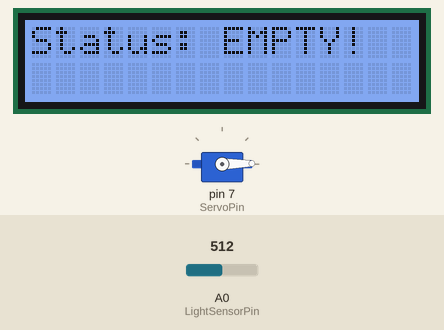
Recording of a sketch running on a simulated Arduino Uno, built with avr-gcc and run on an emulated ATmega328P. Shown: servo, 16×2 character LCD. Inputs (shaded band) come from the test bench; at power-on: A0 (LightSensorPin) = 512. What the sketch prints to the serial monitor is not drawn.

Above: at 9.3 s.
9.4 s: A0 (LightSensorPin) set to 316
At 22.82 s:
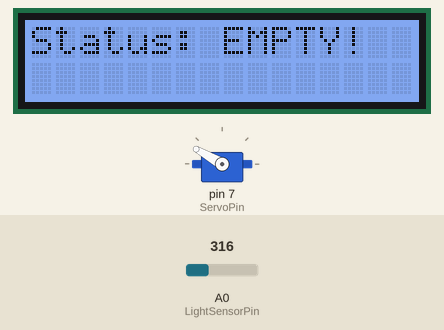
23.3 s: A0 (LightSensorPin) set to 292
31.4 s: A0 (LightSensorPin) set to 306
At 44.57 s:
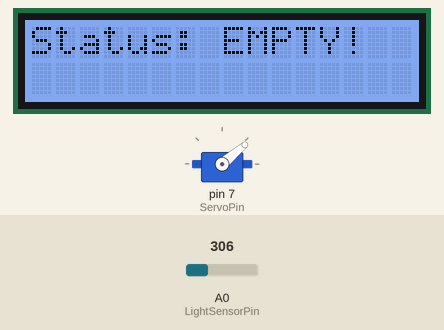
Timing chart, 0 to 46.1 s (numbered marks = the images above; inputs shaded):
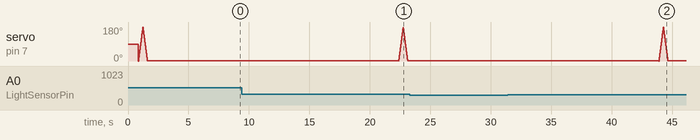

Measured:
- after the input at 23.3 s, every drawn part: stays the same

The sketch:

Fino.ino
```cpp
/* Created by: Loti Ibrahimi
 * Date: 04/05/2017
 *
 *                          |Project Fino Code|
 *  ------------------------------------------------------------------------------
 *  This code enables the servo to rotate the food container and disperse food
 *  @ designated times.
 *
 *  By default the Light Sensor indicates the food container is 'EMPTY'.
 *  As the loop continues and if food is added, upon re-entering the loop,
 *  it will pick up the new value of 'FULL' and remain that way until it
 *  becomes empty again, and the loop re-enters, changing back to 'EMPTY'.
 *
 *  How does this work?..
 *  When Light Sensor is covered by Food, Analog reading will be as close to 0 as possible,
 *   i.e Dark, i.e 'FULL'.
 *  When Light Sensor is left open (not enough food to cover),
 *  Analog value will read over 500(average), i.e Light, i.e 'EMPTY'.
 *
 *  -------------------------------------------------------------------------------
 *  After running the Programme, open Tools > Serial Monitor.
 *  This Displays the range of values after each loop, either
 *  increasing (as it gets bright) or decreasing (as it gets dark).
 *  -------------------------------------------------------------------------------
 *
 *  Throughout this procedure, the container is continuously rotated by the Servo,
 *  at time intervals set by the user. Guide to setting intervals below.
 *
 *                 | Setting the time intervals for your Feeder |
 * --------------------------------------------------------------------------------
 *  [Values for time are recorded in Milliseconds, without any comas in the figure]
 *  -------------------------------------------------------------------------------
 *  If you wish to set it every few seconds: [E.g 20 seconds]:
 *  | milliseconds = seconds x 1,000 |  i.e  20 x 1,000 = 20,000.
 *
 *  If you wish to set it every few minutes: [E.g 10 minutes]:
 *  | milliseconds = minutes x 60,000 |   i.e  10 x 60,000 = 60,000.
 *
 *  If you wish to set it every few hours: [E.g 1 hour]:
 *  | milliseconds = hours x 3,600,000 |  i.e 1 x 3,600,000 = 3,600,000.
 */

#include <Servo.h>
#include <rgb_lcd.h>

Servo myservo;  // create servo object to control a servo
rgb_lcd lcd;

int pos = 0;    // variable to store the servo position
int analogValue = 0;

const int ServoPin = 7;
int LightSensorPin = A0;  //declare integer for LightSensor Pin
int val = 0;      // integer to store value for LightSensor Pin

const int colorR = 94;
const int colorG = 143;
const int colorB = 242;

void setup() {
  myservo.attach(7);  // Attaches the servo pin D7 to the servo object
  pinMode(ServoPin, OUTPUT);

  pinMode(LightSensorPin, INPUT);  //Pin Mode for LightSensor Read.
  Serial.begin(9600);     // Begin serial communication @ 9600 baud (For Serial Moniter).

  lcd.begin(0,2);  // Set up the LCD's number of columns and rows:
  lcd.setRGB(colorR, colorG, colorB);
  lcd.print("Status: EMPTY!");  // Print a message to the LCD.
}

void loop() {
      val = analogRead(LightSensorPin); // Read analog value of LightSensor Pin, 0 to 1023
      Serial.println(val);  // Serial prints the Value
      // Limits  val between ..  to ..
      delay(200);

    analogValue = analogRead(LightSensorPin);
     if(analogValue < 300)      // If analog reading on Sensor is below this value.
    {
        lcd.begin(0,2);
        lcd.setRGB(colorR, colorG, colorB);
        lcd.print("Status: FULL!");
        delay(500);
    }
    else{
        lcd.begin(0,2);
        lcd.setRGB(colorR, colorG, colorB);
        lcd.print("Status: EMPTY!");
        delay(500);
    }
    for(pos = 0; pos < 180; pos ++) {  // Servo Rotates from 0 to 180
          myservo.write(pos);
          delay(2);                   //short delay for 2 milliseconds.
    }
    for(pos = 180; pos > 0; pos --) {   // Servo Rotates from 180 to 0
          myservo.write(pos);
          delay(2);                  //short delay for 2 milliseconds.
    }
    delay(20000);                  //delay of 20 seconds  [Change this value to your liking]
}
```
